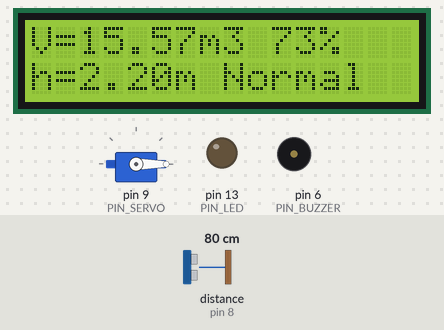
A sketch run on a simulated Arduino Uno, built with avr-gcc and run on an emulated ATmega328P. On the bench: servo, 16×2 character LCD, output pins drawn as LEDs (lit = HIGH), buzzer (waves = sounding). Wiring (inferred from the names in the program): ultrasonic range finder: trigger pin 7; echo pin 8. Dashed ring = blinking. Inputs (shaded band) come from the test bench; at power-on: distance to the obstacle (sensor on pin 8) 80 cm. The echo pulse lasts 58.3 µs per cm; pins used as bus, display or sensor lines are not drawn; what the sketch prints to the serial monitor is not drawn.

Above: at 2.7 s.
2.8 s: distance to the obstacle (sensor on pin 8) set to 33 cm
At 3.6 s:
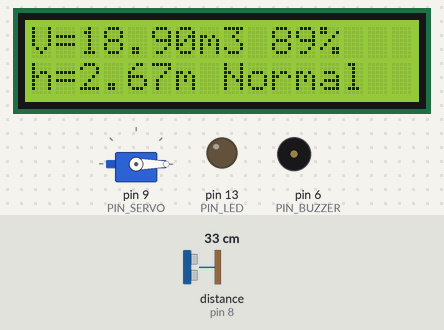
4.3 s: distance to the obstacle (sensor on pin 8) set to 27 cm
At 4.57 s:
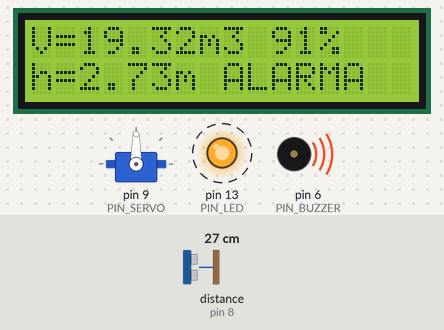
6.7 s: distance to the obstacle (sensor on pin 8) set to 41 cm
At 6.9 s:
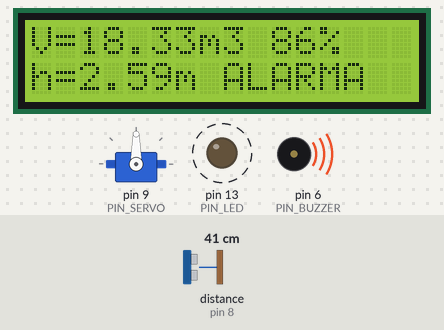
8.2 s: distance to the obstacle (sensor on pin 8) set to 48 cm
At 9.4 s:
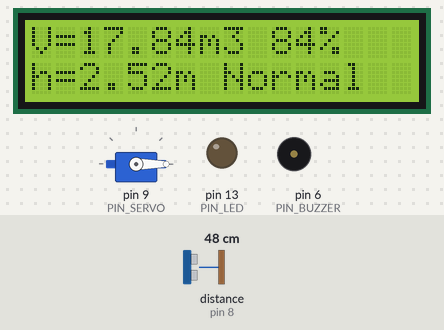
Timing chart, 0 to 11.0 s (numbered marks = the images above; inputs shaded):
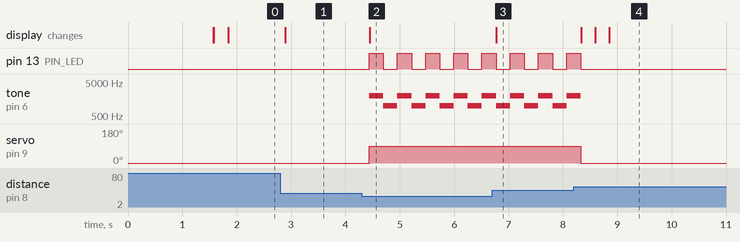

The sketch:

Pregunta3_Nivel_Tanque.ino
```cpp
/*
 * EXAMEN UNIDAD II - ARQUITECTURA DE COMPUTADORAS - Pregunta 3
 * Medidor de nivel de un tanque cilindrico con HC-SR04.
 *
 * Tanque: altura H = 3.0 m, radio r = 1.5 m
 *   Volumen total = pi * r^2 * H = pi * 2.25 * 3 = 21.206 m3
 *   90 % = 19.085 m3  -> ALARMA ON (buzzer + LED + abre valvula/servo)
 *   85 % = 18.025 m3  -> ALARMA OFF (cierra valvula)  [histeresis]
 *
 * El sensor esta en la tapa del tanque mirando hacia abajo:
 *   nivel h = H - distancia
 *   volumen = pi * r^2 * h
 *
 * Conexiones (Arduino Uno):
 *   LCD 16x2 (HD44780): RS=12, E=11, D4=5, D5=4, D6=3, D7=2 (RW a GND)
 *   HC-SR04: TRIG=7, ECHO=8
 *   Buzzer: pin 6
 *   LED alarma: pin 13
 *   Servo (valvula de desague): pin 9
 */

#include <LiquidCrystal.h>
#include <Servo.h>

LiquidCrystal lcd(12, 11, 5, 4, 3, 2);
Servo valvula;

const int PIN_TRIG   = 7;
const int PIN_ECHO   = 8;
const int PIN_BUZZER = 6;
const int PIN_LED    = 13;
const int PIN_SERVO  = 9;

const float ALTURA = 3.0;   // m
const float RADIO  = 1.5;   // m
const float AREA   = PI * RADIO * RADIO;  // m2
const float VOL_TOTAL = AREA * ALTURA;    // m3

const float PORC_ALARMA_ON  = 90.0;
const float PORC_ALARMA_OFF = 85.0;

const int SERVO_CERRADO = 0;
const int SERVO_ABIERTO = 90;

bool alarma = false;

void setup() {
  pinMode(PIN_TRIG, OUTPUT);
  pinMode(PIN_ECHO, INPUT);
  pinMode(PIN_BUZZER, OUTPUT);
  pinMode(PIN_LED, OUTPUT);

  valvula.attach(PIN_SERVO);
  valvula.write(SERVO_CERRADO);

  lcd.begin(16, 2);
  lcd.print("Nivel de Tanque");
  lcd.setCursor(0, 1);
  lcd.print("Vmax=");
  lcd.print(VOL_TOTAL, 2);
  lcd.print(" m3");
  Serial.begin(9600);
  delay(1500);
  lcd.clear();
}

// Devuelve la distancia en metros (o -1 si no hay eco)
float medirDistancia() {
  digitalWrite(PIN_TRIG, LOW);
  delayMicroseconds(2);
  digitalWrite(PIN_TRIG, HIGH);
  delayMicroseconds(10);
  digitalWrite(PIN_TRIG, LOW);

  unsigned long dur = pulseIn(PIN_ECHO, HIGH, 30000UL); // max ~5 m
  if (dur == 0) return -1.0;
  return (dur * 0.0343 / 2.0) / 100.0;  // cm -> m
}

void loop() {
  float d = medirDistancia();
  if (d < 0) {
    lcd.setCursor(0, 0);
    lcd.print("Error sensor    ");
    delay(200);
    return;
  }

  float nivel = ALTURA - d;
  nivel = constrain(nivel, 0.0, ALTURA);
  float volumen    = AREA * nivel;
  float porcentaje = volumen * 100.0 / VOL_TOTAL;

  // Control con histeresis 90 % / 85 %
  if (!alarma && porcentaje >= PORC_ALARMA_ON) {
    alarma = true;
    valvula.write(SERVO_ABIERTO);
  } else if (alarma && porcentaje <= PORC_ALARMA_OFF) {
    alarma = false;
    valvula.write(SERVO_CERRADO);
    noTone(PIN_BUZZER);
    digitalWrite(PIN_LED, LOW);
  }

  if (alarma) {
    // sonido y LED intermitentes de alarma
    static bool fase = false;
    fase = !fase;
    digitalWrite(PIN_LED, fase ? HIGH : LOW);
    if (fase) tone(PIN_BUZZER, 2000);
    else      tone(PIN_BUZZER, 1000);
  }

  // Pantalla
  lcd.setCursor(0, 0);
  lcd.print("V=");
  lcd.print(volumen, 2);
  lcd.print("m3 ");
  lcd.print(porcentaje, 0);
  lcd.print("%    ");

  lcd.setCursor(0, 1);
  lcd.print("h=");
  lcd.print(nivel, 2);
  lcd.print("m ");
  lcd.print(alarma ? "ALARMA " : "Normal ");

  Serial.print("d="); Serial.print(d, 2);
  Serial.print(" h="); Serial.print(nivel, 2);
  Serial.print(" V="); Serial.print(volumen, 3);
  Serial.print(" %="); Serial.println(porcentaje, 1);

  delay(250);
}
```

Measured:
- the behaviour switches between 31 and 30 cm on distance to the obstacle (sensor on pin 8) (found by bisection; images 1 and 2)
- the behaviour switches between 45 and 46 cm on distance to the obstacle (sensor on pin 8) (found by bisection; images 3 and 4)
- after the input at 2.8 s, the display: changes after 0.09 s (image 1)
- after the input at 4.3 s, pin 13 (PIN_LED): alternates HIGH for 0.26 s and LOW for 0.26 s, starting after 0.14 s; tone on pin 6 (PIN_BUZZER): alternates 2000 Hz for 0.26 s and 1000 Hz for 0.26 s, starting after 0.14 s; servo on pin 9 (PIN_SERVO): 0° → 90° after 0.14 s; the display: changes after 0.14 s (image 2)
- after the input at 6.7 s, the display: changes after 0.08 s (image 3)
- after the input at 8.2 s, pin 13 (PIN_LED): goes on until 8.3 s, then stays LOW; servo on pin 9 (PIN_SERVO): 90° → 0° after 0.13 s; the display: changes after 0.14 s (image 4)
